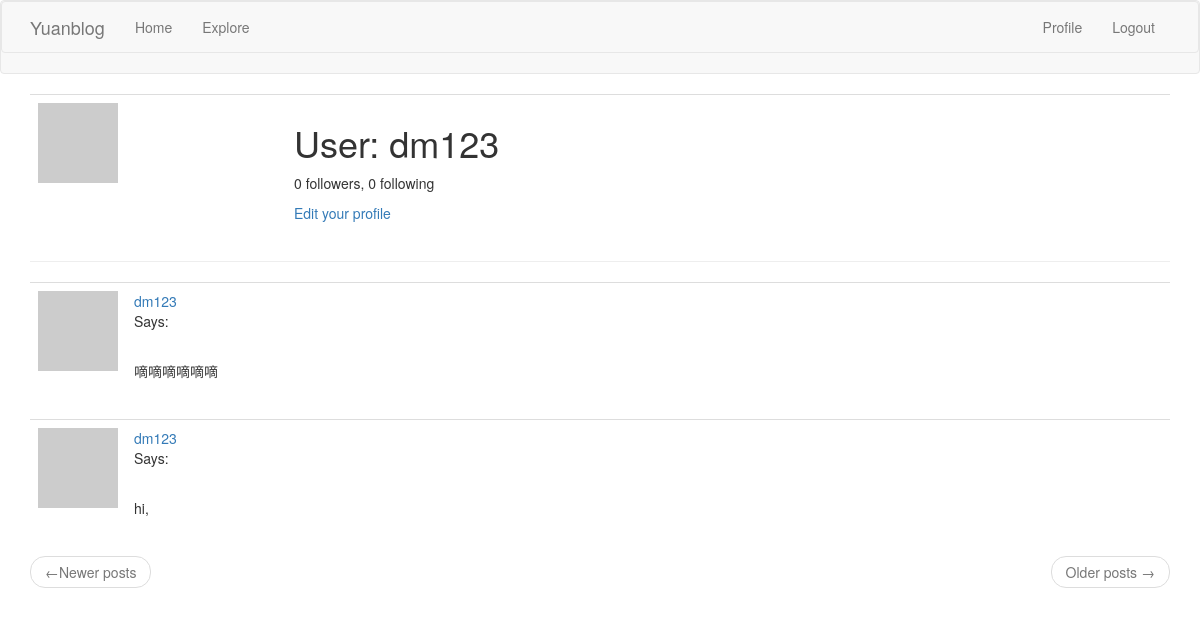
The page /user/dm123 (signed in) on the database as committed earlier.
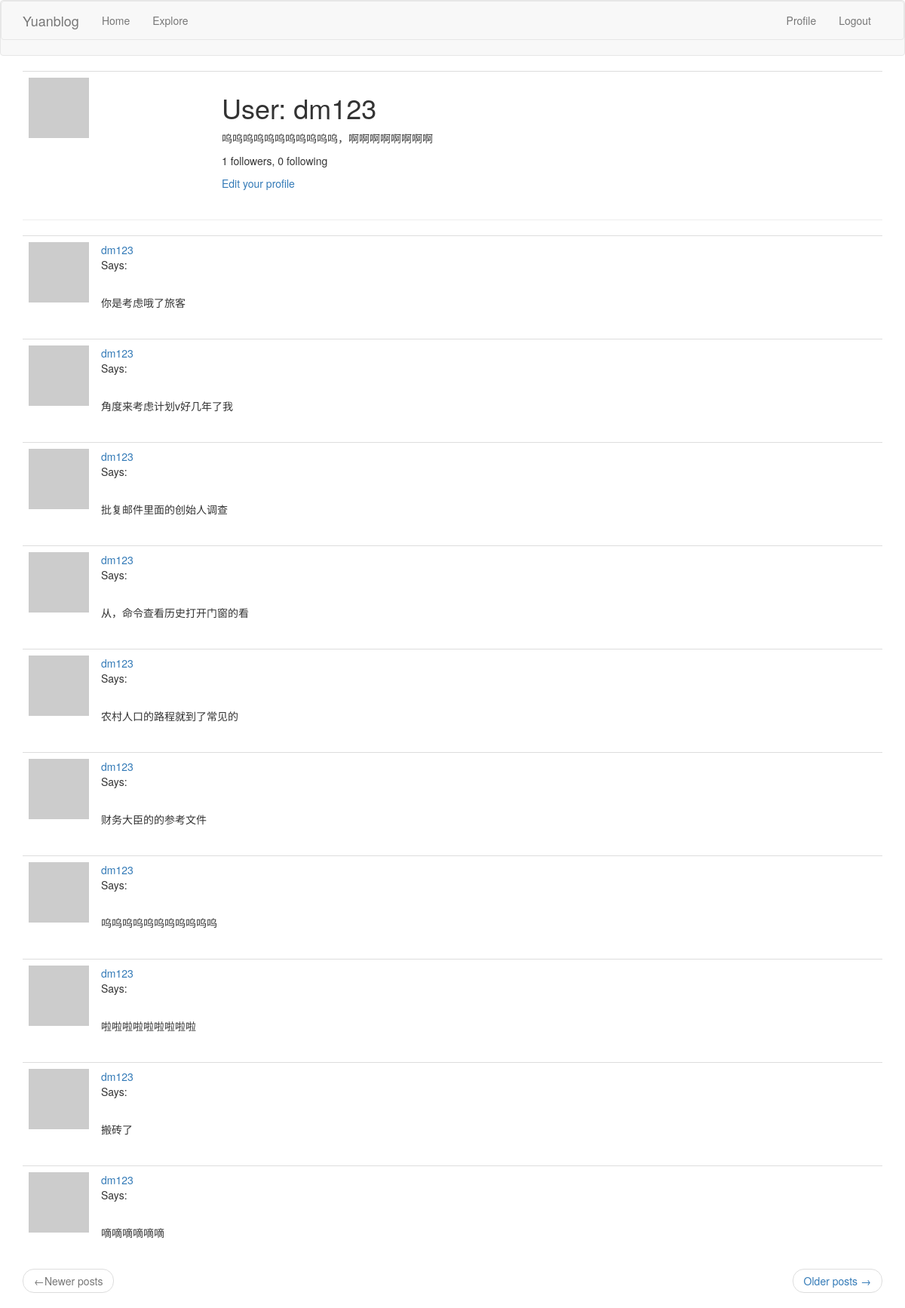
The same page on the database as committed later.
### app/models.py (models this page shows, shortened)
class Post(db.Model):
    id = db.Column(db.Integer, primary_key=True)
    body = db.Column(db.String(140))
    timestamp = db.Column(db.DateTime, index=True, default=datetime.utcnow)
    user_id = db.Column(db.Integer, db.ForeignKey('user.id'))

class User(UserMixin, db.Model):
    id = db.Column(db.Integer, primary_key=True)
    username = db.Column(db.String(64), index=True, unique=True)
    email = db.Column(db.String(128), index=True, unique=True)
    password_hash = db.Column(db.String(128))
    posts = db.relationship('Post', backref='author', lazy='dynamic')
    about_me = db.Column(db.String(140))
    last_date = db.Column(db.DateTime, default=datetime.utcnow)
    followed = db.relationship(
        'User', secondary=followers,
        primaryjoin=(followers.c.follower_id == id),
        secondaryjoin=(followers.c.followed_id == id),
        backref=db.backref('followers', lazy='dynamic'), lazy='dynamic')
    def avatar(self, size):
        digest = hashlib.md5(self.email.lower().encode('utf-8')).hexdigest()
        return 'https://www.gravatar.com/avatar/{}?d=identicon&s={}'.format(digest, size)
    @login.user_loader
    def load_user(id):
        return User.query.get(int(id))

### app/routes.py (the view)
@app.route('/user/<username>')
@login_required
def user(username):
    user = User.query.filter_by(username=username).first_or_404()
    page = request.args.get('page', 1, type=int)
    posts = user.posts.order_by(Post.timestamp.desc()).paginate(
        page, app.config['POSTS_PER_PAGE'], False)
    next_url = url_for('user', username=user.username, page=posts.next_num) \
        if posts.has_next else None
    prev_url = url_for('user', username=user.username, page=posts.prev_num) \
        if posts.has_prev else None
    return render_template('user.html', user=user, posts=posts.items,
                           next_url=next_url, prev_url=prev_url)

### app/routes.py (called while the page is built)
@app.before_request
def before_request():
    if current_user.is_authenticated:
        current_user.last_date = datetime.utcnow()
        db.session.commit()

### app/templates/user.html (shortened to what this page needs)
{% extends "base.html" %}
{% block app_content %}
    <table class="table table-hover">
        <tr>
            <td width="256px"><img src="{{ user.avatar(256) }}"></td>
            <td>
                <h1>User: {{ user.username }}</h1>
                {% if user.about_me %}<p>{{ user.about_me }}</p>{% endif %}
                <p>{{ user.followers.count() }} followers, {{ user.followed.count() }} following</p>
                {% if user == current_user %}
                <p><a href="{{ url_for('edit_profile') }}">Edit your profile</a></p>
                {% elif not current_user.is_following(user) %}
                <p><a href="{{ url_for('follow', username=user.username) }}">Follow</a></p>
                {% else %}
                <p><a href="{{ url_for('un_follow', username=user.username) }}">UnFollow</a></p>
                {% endif %}
            </td>
        </tr>
    </table>
<hr>
{% for post in posts %}
    {% include '_post.html' %}
{% endfor %}
    <nav aria-label="...">
        <ul class="pager">
            <li class="previous{% if not prev_url %} disabled{% endif %}">
                <a href="{{ prev_url or '#' }}">
                    <span aria-hidden="true">&larr;</span>Newer posts
                </a>
            </li>
            <li class="next{% if not next_url %} disabled{% endif %}">
                <a href="{{ next_url or '#' }}">
                    Older posts <span aria-hidden="true">&rarr;</span>
                </a>
            </li>
        </ul>
    </nav>
{% endblock %}

### app/templates/_post.html
<table class="table table-hover">
    <tr>
        <td width="70px">
            <a href="{{ url_for('user', username=post.author.username) }}">
                <img src="{{ post.author.avatar(70) }}">
            </a>
        </td>
        <td>
            <a href="{{ url_for('user', username=post.author.username) }}">
                    {{ post.author.username }}
                </a>
                <p>Says:</p><br>
            <p>{{ post.body }}</p>
        </td>
    </tr>
</table>

Rows that differ between the two databases and show on the page:
no longer on this page (row unchanged): Post: author.username "dm123", body "hi,"
changed User "dm123": about_me (not shown) → "呜呜呜呜呜呜呜呜呜呜呜，啊啊啊啊啊啊啊啊"
added Post: author.username "dm123", body "你是考虑哦了旅客"
added Post: author.username "dm123", body "角度来考虑计划v好几年了我"
added Post: author.username "dm123", body "批复邮件里面的创始人调查"
added Post: author.username "dm123", body "从，命令查看历史打开门窗的看"
added Post: author.username "dm123", body "农村人口的路程就到了常见的"
added Post: author.username "dm123", body "财务大臣的的参考文件"
added Post: author.username "dm123", body "呜呜呜呜呜呜呜呜呜呜呜"
added Post: author.username "dm123", body "啦啦啦啦啦啦啦啦啦"
added Post: author.username "dm123", body "搬砖了"
Other text that changed with them:
{{ user.followers.count() }}: "0" → "1"
